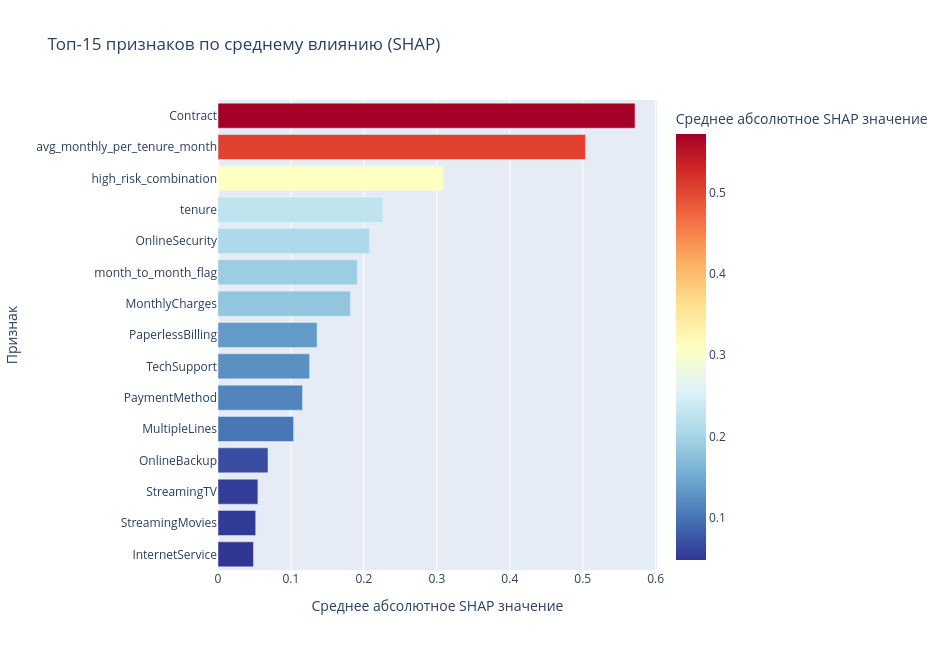

Notebook cell for this chart:
### Code cell
# SHAP Analysis

explainer = shap.TreeExplainer(final_model)

# Вычисляем SHAP значения для тестового набора
shap_values = explainer.shap_values(X_test)

# Summary Plot (Beeswarm) 
print("SHAP Summary Plot (Global Importance)")

plt.figure(figsize=(12, 8))
shap.summary_plot(shap_values, X_test, plot_type="dot", show=False)
plt.title("SHAP Summary Plot — Влияние признаков на предсказание оттока")
plt.tight_layout()
plt.show()

shap_df = pd.DataFrame(shap_values, columns=X_test.columns)

# Среднее абсолютное влияние признака
mean_shap = np.abs(shap_df).mean().sort_values(ascending=False).head(15).reset_index()
mean_shap.columns = ['feature', 'mean_shap']

fig_shap = px.bar(
    mean_shap,
    x='mean_shap',
    y='feature',
    orientation='h',
    title='Топ-15 признаков по среднему влиянию (SHAP)',
    labels={'mean_shap': 'Среднее абсолютное SHAP значение', 'feature': 'Признак'},
    color='mean_shap',
    color_continuous_scale='RdYlBu_r'
)

fig_shap.update_layout(height=650, width=950, yaxis=dict(autorange="reversed"))
fig_shap.show()

# Waterfall Plot
print("\nПример объяснения предсказания для одного клиента")

high_risk_idx = np.argsort(y_pred_proba)[-1] 

shap.waterfall_plot(
    shap.Explanation(
        values=shap_values[high_risk_idx],
        base_values=explainer.expected_value,
        data=X_test.iloc[high_risk_idx],
        feature_names=X_test.columns.tolist()
    ),
    max_display=15
)

# Топ-10 признаков в табличном виде
print("\nТоп-10 самых важных признаков по SHAP:")
display(mean_shap.head(10).style.format({'mean_shap': '{:.4f}'}))

### Figure 1 — Plotly figure (JSON) as saved in the notebook; plotly's stock layout.template omitted (floating-point values rounded to 4 significant figures)
{"data": [{"hovertemplate": "Среднее абсолютное SHAP значение=%{marker.color}<br>Признак=%{y}<extra></extra>", "legendgroup": "", "marker": {"color": [0.5717, 0.5037, 0.3087, 0.2256, 0.2076, 0.1908, 0.1815, 0.1358, 0.1255, 0.1159, 0.1036, 0.06855, 0.05471, 0.0517, 0.04864], "coloraxis": "coloraxis", "pattern": {"shape": ""}}, "name": "", "orientation": "h", "showlegend": false, "textposition": "auto", "type": "bar", "x": [0.5717, 0.5037, 0.3087, 0.2256, 0.2076, 0.1908, 0.1815, 0.1358, 0.1255, 0.1159, 0.1036, 0.06855, 0.05471, 0.0517, 0.04864], "xaxis": "x", "y": ["Contract", "avg_monthly_per_tenure_month", "high_risk_combination", "tenure", "OnlineSecurity", "month_to_month_flag", "MonthlyCharges", "PaperlessBilling", "TechSupport", "PaymentMethod", "MultipleLines", "OnlineBackup", "StreamingTV", "StreamingMovies", "InternetService"], "yaxis": "y"}], "layout": {"barmode": "relative", "coloraxis": {"colorbar": {"title": {"text": "Среднее абсолютное SHAP значение"}}, "colorscale": [[0, "rgb(49,54,149)"], [0.1, "rgb(69,117,180)"], [0.2, "rgb(116,173,209)"], [0.3, "rgb(171,217,233)"], [0.4, "rgb(224,243,248)"], [0.5, "rgb(255,255,191)"], [0.6, "rgb(254,224,144)"], [0.7, "rgb(253,174,97)"], [0.8, "rgb(244,109,67)"], [0.9, "rgb(215,48,39)"], [1, "rgb(165,0,38)"]]}, "height": 650, "legend": {"tracegroupgap": 0}, "title": {"text": "Топ-15 признаков по среднему влиянию (SHAP)"}, "width": 950, "xaxis": {"anchor": "y", "domain": [0, 1], "title": {"text": "Среднее абсолютное SHAP значение"}}, "yaxis": {"anchor": "x", "autorange": "reversed", "domain": [0, 1], "title": {"text": "Признак"}}}}
